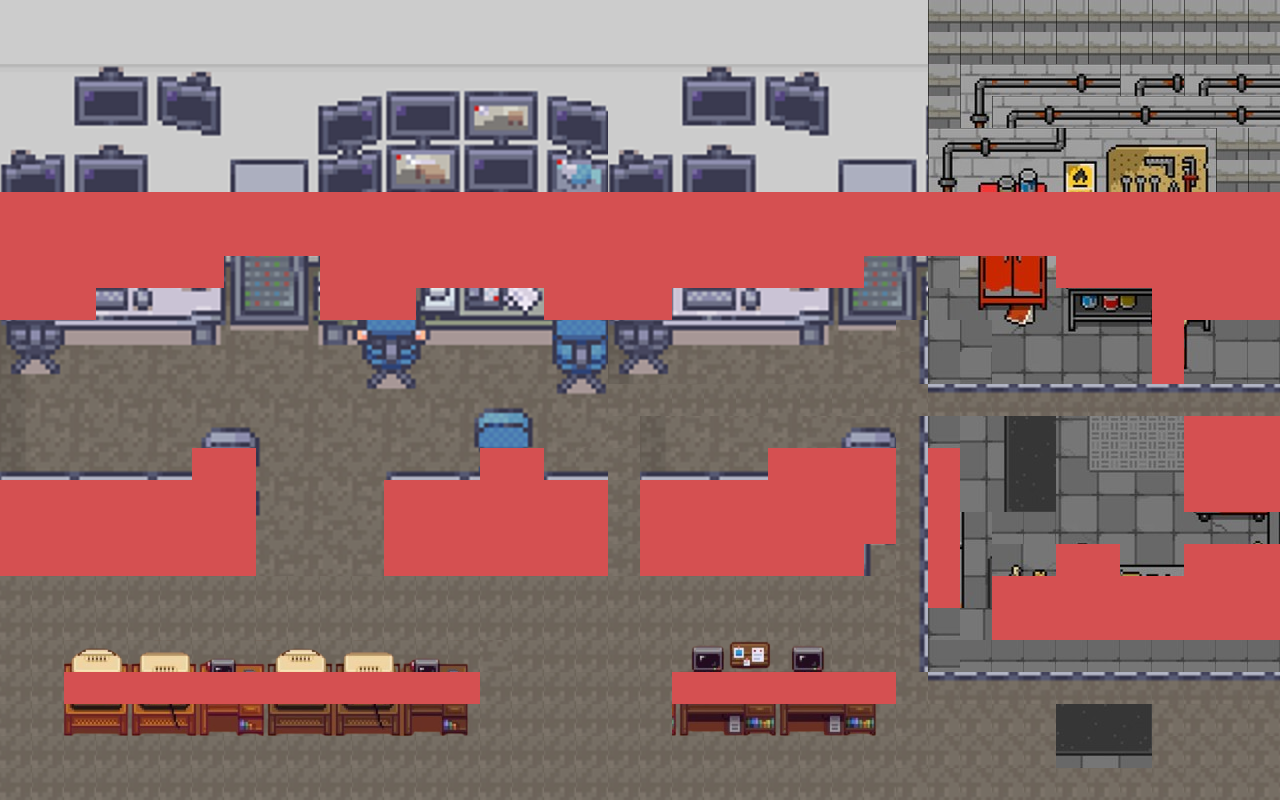

Rendered tile map (Tiled .tmx) drawn with the repository's tilesets; below, a short description and the map source with its tile grids summarised:
An orthogonal 40x25 tile map with 32x32 px tiles, 5 tile layers (Tile Layer 1, Tile Layer 4, PlayerLayer, server, ...), 4 tilesets.

<map version="1.10" tiledversion="1.11.2" orientation="orthogonal" renderorder="right-down" width="40" height="25" tilewidth="32" tileheight="32" infinite="0" nextlayerid="6" nextobjectid="1">
 <tileset firstgid="1" source="asset2.tsx" />
 <tileset firstgid="358" source="asset1.tsx" />
 <tileset firstgid="556" source="table.tsx" />
 <tileset firstgid="721" source="redcol.tsx" />
 <layer id="1" name="Tile Layer 1" width="40" height="25">
  <data>[1000 cells, 1000 non-empty, 320 distinct tile ids]</data>
 </layer>
 <layer id="4" name="Tile Layer 4" width="40" height="25">
  <data>[1000 cells, 63 non-empty, 28 distinct tile ids]</data>
 </layer>
 <layer id="5" name="PlayerLayer" width="40" height="25">
  <data>[1000 cells, 0 non-empty, 0 distinct tile ids]</data>
 </layer>
 <layer id="2" name="server" width="40" height="25">
  <data>[1000 cells, 230 non-empty, 179 distinct tile ids]</data>
 </layer>
 <layer id="3" name="Collision" width="40" height="25">
  <data>[1000 cells, 260 non-empty, 1 distinct tile ids]</data>
 </layer>
</map>